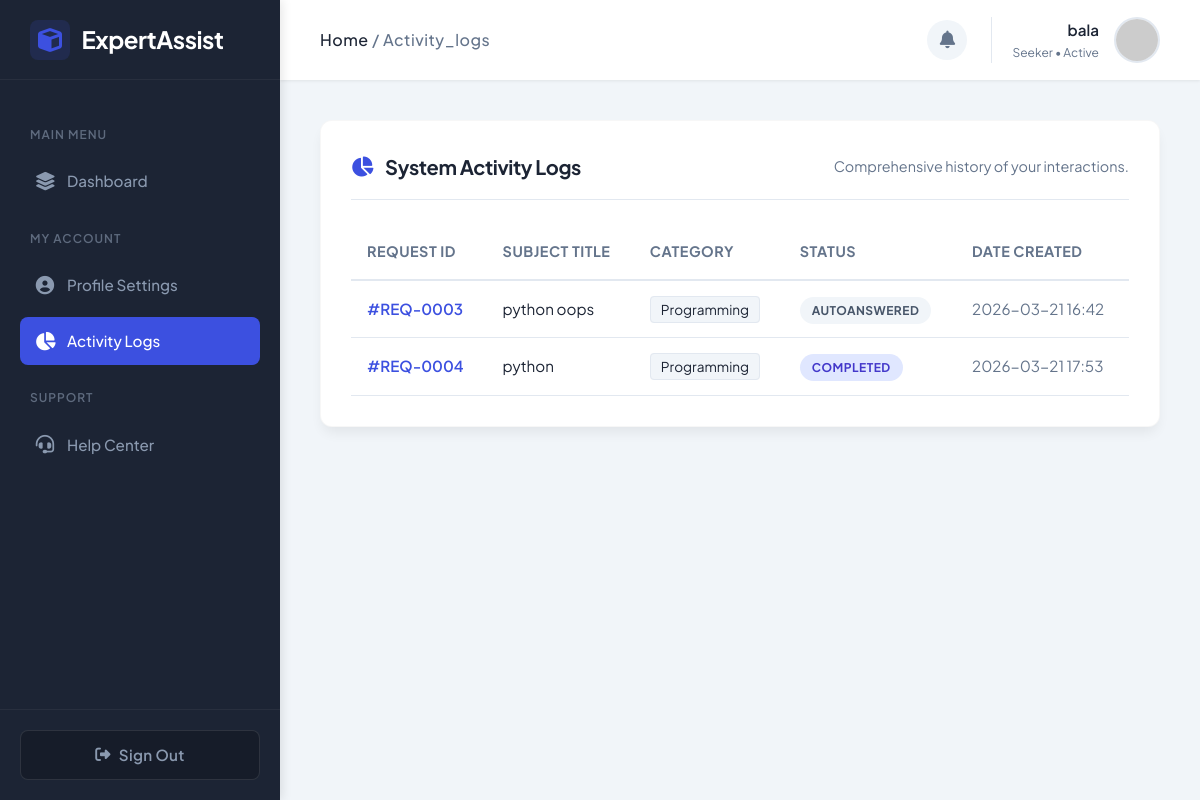
Screenshot of /activity_logs (signed in) with the database file from the repository.
### models.py (models this page shows)
class User(db.Model):
    id = db.Column(db.Integer, primary_key=True)
    name = db.Column(db.String(100), nullable=False)
    email = db.Column(db.String(120), unique=True, nullable=False)
    password_hash = db.Column(db.String(128), nullable=False)
    role = db.Column(db.String(20), nullable=False) # 'seeker' or 'expert'
    skills = db.Column(db.String(500)) # comma separated
    description = db.Column(db.Text)
    profile_image = db.Column(db.String(255), default='default.png')
    is_banned = db.Column(db.Boolean, default=False)
    created_at = db.Column(db.DateTime, default=datetime.utcnow)

class Request(db.Model):
    id = db.Column(db.Integer, primary_key=True)
    seeker_id = db.Column(db.Integer, db.ForeignKey('user.id'), nullable=False)
    expert_id = db.Column(db.Integer, db.ForeignKey('user.id'), nullable=True) # filled when accepted
    title = db.Column(db.String(200), nullable=False)
    description = db.Column(db.Text, nullable=False)
    category = db.Column(db.String(50), nullable=False)
    status = db.Column(db.String(20), default='Pending') # Pending, Accepted, Completed, AutoAnswered
    created_at = db.Column(db.DateTime, default=datetime.utcnow)

### app.py (the view)
@app.route('/activity_logs')
def activity_logs():
    if 'user_id' not in session: return redirect(url_for('login'))
    user = User.query.get(session['user_id'])
    if user.role == 'seeker':
        logs = Request.query.filter_by(seeker_id=user.id).all()
    else:
        logs = Request.query.filter_by(expert_id=user.id).all()
    return render_template('activity_logs.html', user=user, logs=logs)

### templates/activity_logs.html (shortened to what this page needs)
{% extends "base.html" %}
{% block content %}
<div class="card fade-in">
    <div class="card-header">
        <h2 class="card-title"><i class="fas fa-chart-pie" style="color: var(--primary);"></i> System Activity Logs</h2>
        <span class="text-muted" style="font-size: 0.9rem;">Comprehensive history of your interactions.</span>
    </div>
    <div class="table-container" style="overflow-x: auto;">
        <table style="width: 100%; border-collapse: collapse; text-align: left;">
            <thead>
                <tr style="border-bottom: 2px solid var(--border-light); color: var(--text-muted); font-size: 0.9rem; text-transform: uppercase; letter-spacing: 0.5px;">
                    <th style="padding: 16px;">Request ID</th>
                    <th style="padding: 16px;">Subject Title</th>
                    <th style="padding: 16px;">Category</th>
                    <th style="padding: 16px;">Status</th>
                    <th style="padding: 16px;">Date Created</th>
                </tr>
            </thead>
            <tbody>
                {% for log in logs %}
                <tr style="border-bottom: 1px solid var(--border-light); font-size: 0.95rem; color: var(--text-main); transition: background 0.2s;" onmouseover="this.style.background='#F8FAFC'" onmouseout="this.style.background='transparent'">
                    <td style="padding: 16px; font-weight: 600; color: var(--primary);">#REQ-{{ "%04d" | format(log.id) }}</td>
                    <td style="padding: 16px;">{{ log.title }}</td>
                    <td style="padding: 16px;"><span style="background: var(--app-bg); padding: 4px 10px; border-radius: 4px; font-size: 0.85rem; border: 1px solid var(--border-light);">{{ log.category }}</span></td>
                    <td style="padding: 16px;">
                        <span class="status-badge status-{{ log.status|lower }}">{{ log.status }}</span>
                    </td>
                    <td style="padding: 16px; color: var(--text-muted);">{{ log.created_at.strftime('%Y-%m-%d %H:%M') if log.created_at else 'N/A' }}</td>
                </tr>
                {% else %}
                <tr>
                    <td colspan="5" style="padding: 40px; text-align: center; color: var(--text-muted);">
                        No activity logs found for your account.
                    </td>
                </tr>
                {% endfor %}
            </tbody>
        </table>
    </div>
</div>
{% endblock %}

### templates/base.html (shortened to what this page needs)
<!DOCTYPE html>
<html lang="en">
<head>
    <link rel="stylesheet" href="https://cdnjs.cloudflare.com/ajax/libs/font-awesome/6.4.0/css/all.min.css">
    <link rel="stylesheet" href="{{ url_for('static', filename='css/style.css') }}?v={{ range(1, 10000) | random }}">
</head>
<body>
{% if user %}
<div class="app-wrapper">
    <aside class="sidebar">
        <div class="sidebar-header">
            <a href="{{ url_for('dashboard') }}" class="sidebar-brand">
                <i class="fas fa-cube"></i> ExpertAssist
            </a>
        </div>
        <div class="sidebar-menu">
            <div class="menu-label">Main Menu</div>
            <a href="{{ url_for('dashboard') }}" class="menu-item {% if request.endpoint == 'dashboard' %}active{% endif %}">
                <i class="fas fa-layer-group"></i> Dashboard
            </a>
            <div class="menu-label">My Account</div>
            <a href="{{ url_for('profile') }}" class="menu-item {% if request.endpoint == 'profile' %}active{% endif %}">
                <i class="fas fa-user-circle"></i> Profile Settings
            </a>
            <a href="{{ url_for('activity_logs') }}" class="menu-item {% if request.endpoint == 'activity_logs' %}active{% endif %}">
                <i class="fas fa-chart-pie"></i> Activity Logs
            </a>
            <div class="menu-label">Support</div>
            <a href="{{ url_for('help_center') }}" class="menu-item {% if request.endpoint == 'help_center' %}active{% endif %}">
                <i class="fas fa-headset"></i> Help Center
            </a>
        </div>
        <div class="sidebar-footer">
            <a href="{{ url_for('logout') }}" class="btn btn-outline" style="width: 100%; border-color: rgba(255,255,255,0.1); color: var(--sidebar-text); background: rgba(0,0,0,0.2);">
                <i class="fas fa-sign-out-alt"></i> Sign Out
            </a>
        </div>
    </aside>
    <main class="main-wrapper">
        <header class="top-header">
            <div class="header-left">
                <div style="font-weight: 500; color: var(--text-muted); letter-spacing: 0.5px;">
                    <span style="color: var(--text-main);">Home</span> / <span style="text-transform: capitalize;">{{ request.endpoint }}</span>
                </div>
            </div>
            <div class="header-right">
                <div style="position: relative;">
                    <button class="header-icon-btn" onclick="document.getElementById('notif-dropdown').classList.toggle('active')">
                        <i class="fas fa-bell"></i>
                    </button>
                </div>
                <a href="{{ url_for('profile') }}" class="header-user">
                    <div class="header-user-text">
                        <span class="header-user-name">{{ user.name }}</span>
                        <span class="header-user-role">{{ user.role }} • Active</span>
                    </div>
                    {% if user.profile_image == 'default.png' %}
                        <img src="{{ url_for('static', filename='images/default.png') }}" class="header-avatar" alt="Avatar" onerror="this.src='https://via.placeholder.com/46?text=U'">
                    {% else %}
                        <img src="{{ url_for('static', filename='uploads/' + user.profile_image) }}" class="header-avatar" alt="Avatar" onerror="this.src='https://via.placeholder.com/46?text=U'">
                    {% endif %}
                </a>
            </div>
        </header>
        <div class="content-area">
            <div class="content-inner">
{% endif %}
        {% block content %}{% endblock %}
{% if user %}
            </div>
        </div>
    </main>
</div>
{% else %}
    </div>
</div>
{% endif %}
</body>
</html>

### rows the page displays
User: name "bala", role "Seeker"
Request: id "0003", title "python oops", category "Programming", status "AUTOANSWERED", created_at "2026-03-21 16:42"
Request: id "0004", title "python", category "Programming", status "COMPLETED", created_at "2026-03-21 17:53"

### other values shown
{{ request.endpoint }} "Activity_logs"
